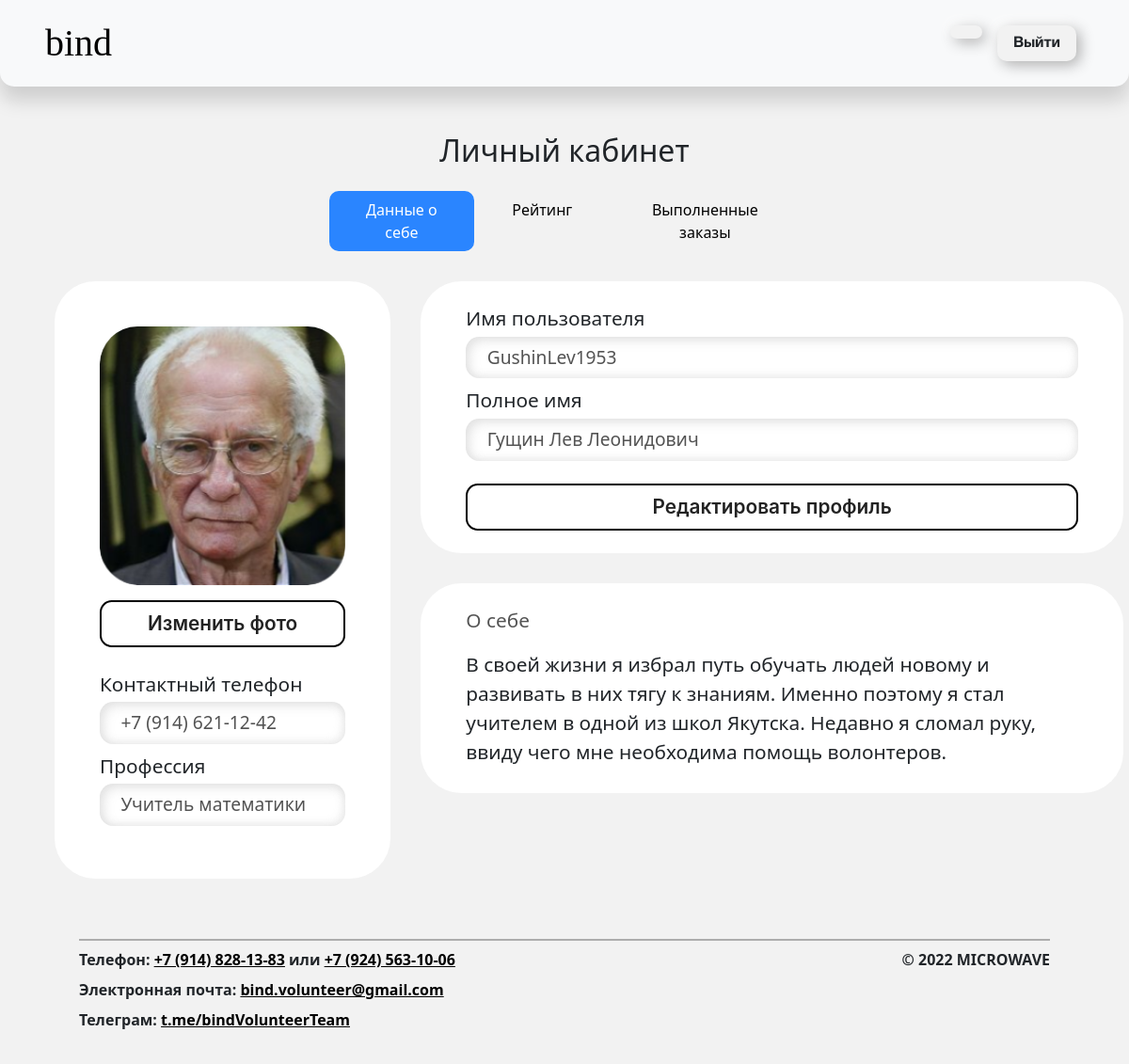
Screenshot of /cabinet/volunteers_info.php?id=2 with the database file from the repository.
### tables this page shows
CREATE TABLE `users` (
  `idUser` int(11) NOT NULL,
  `login` varchar(64) NOT NULL,
  `name` varchar(64) NOT NULL,
  `email` varchar(100) NOT NULL,
  `password` text NOT NULL,
  `telephone` varchar(30) NOT NULL,
  `profession` varchar(300) NOT NULL,
  `birthday` date NOT NULL COMMENT 'для вычисления возраста',
  `photo` text NOT NULL,
  `about` text NOT NULL,
  `capacity` tinyint(4) NOT NULL COMMENT 'дееспособность крч',
  `completed` int(11) NOT NULL DEFAULT '0',
  `gradeSum` int(11) NOT NULL DEFAULT '0',
  `bonuses` int(11) NOT NULL DEFAULT '0'
);

### cabinet/volunteers_info.php (the view, shortened to what this page needs)
<!DOCTYPE html>
<html>
<head>
	<link href="https://cdn.jsdelivr.net/npm/bootstrap@5.1.3/dist/css/bootstrap.min.css" rel="stylesheet">
	<link rel="stylesheet" href="../css/style.css">
	<link rel="stylesheet" href="../css/cabinet.css">
	<link rel="stylesheet" href="../css/fonts.css">
</head>
<?php
$connect = mysqli_connect("127.0.0.1","mysql","","bind_mpit");
$users_query = mysqli_query($connect,'SELECT * FROM users WHERE idUser="'.$_GET["id"].'"');
$user = $users_query->fetch_assoc();
?>
<body>
<header class="navbar navbar-expand-md fixed-top bg-light">
	<div class="container-fluid py-2 px-5 text-black-50">
		<div class="col-5">
			<a class="maisonBold" href="../index.php?id=<?php echo $_GET['id'] ?>" style="font-size: 2.5rem">bind</a>
		</div>
  		<div class="col-7">
    		<a href="../main.php"><button type="button" class="btn btn-default pos-right mx-2 px-3" href="#">Выйти</button></a>
    		<a href="../cabinet/volunteers_info.php"><button type="button" class="btn btn-default pos-right mx-2 px-3" href="#"><span class="iconify" data-icon="eva:person-outline" style=""></span></button></a>
  		</div>
	</div>
</header>
<main>
<div class="container-lg text-center pt-5">
	<h2 class="">Личный кабинет</h2>
	<div class="d-flex text-center mx-auto categories mt-4" style="width: 533px;">
		<p class="py-2 px-4 ml-3 active ml-auto">Данные о себе</p>
		<a href="../cabinet/volunteers_rate.php?id=<?php echo $_GET['id'] ?>" class="text-decoration-none"><p class="py-2 px-4 mx-3 mr-auto">Рейтинг</p></a>
		<a href="../cabinet/volunteers_done.php?id=<?php echo $_GET['id'] ?>" class="text-decoration-none"><p class="py-2 px-4 mr-3 mr-auto">Выполненные заказы</p></a>
	</div>
	<div class="row mx-auto" style="width: 73rem">
		<div class="col-4 p-3">
			<div class="back p-5" style="">
				<img src="<?php if ($user["photo"]=='') { echo "../img/no_avatar.jpg";} else { echo $user["photo"];}?>" >
				<button class="btn-black-inline mt-3">Изменить фото</button>
				<form class="mt-4">
					<p>Контактный телефон</p>
					<input type="text" name="telephone" placeholder="" class="mb-2 volunteer" value="<?php echo $user["telephone"] ?>" disabled="true"/>
					<p>Профессия</p>
					<input type="text" name="profession" placeholder="" class="mb-2 volunteer" value="<?php echo $user["profession"] ?>" disabled="true"/>
				</form>
			</div>
		</div>
		<div class="col-8 p-3">
			<form class="">
				<div class="back px-5 py-4" style="">
					<p>Имя пользователя</p>
					<input type="text" name="login" placeholder="" class="mb-2 volunteer" value="<?php echo $user["login"] ?>" disabled="true"/>
					<p>Полное имя</p>
					<input type="text" name="name" placeholder="" class="mb-2 volunteer" value="<?php echo $user["name"] ?>" disabled="true"/>
					<input type="submit" name="" class="btn-black-inline mt-3" value="Редактировать профиль">
				</div>
				<div class="back px-5 py-4" style="margin-top: 2rem;">
					<p style="color: #535353;">О себе</p>
					<p class="mt-3"><?php echo $user["about"] ?></p>
				</div>
			</form>
		</div>
	</div>
</div>
</main>
<footer>
	<div class="margT">
	</div>
	<div class="base d-flex pt-2">
		<div>
			<p class="mb-2"><b class="MaisonNeueBold">Телефон: <a href="">+7 (914) 828-13-83</a> или <a href="">+7 (924) 563-10-06</a></b></p>
			<p class="mb-2"><b class="MaisonNeueBold">Электронная почта: <a href="">bind.volunteer@gmail.com</a></b></p>
			<p class="mb-2"><b class="MaisonNeueBold">Телеграм: <a href="">t.me/bindVolunteerTeam</a></b></p>
		</div>
		<div class="pos-right">
			<p class="mb-2"><b class="MaisonNeueBold">© 2022 MICROWAVE</b></p>
		</div>
	</div>
</footer>
</body>
</html>

### css/style.css (style rules this page uses)
body { margin: 0; padding: 0; scroll-behavior: smooth; overflow-x:hidden; overflow-y: scroll; background-color: #F2F2F2; }
main { margin-top: 5.8rem; }
a { color: black; }
.d-flex { display: flex; }
.text-center { text-align: center; }
.ml-3 { margin-left: 1rem !important; }
.mr-3 { margin-right: 1rem !important; }
.pos-right { text-align: right; float: right; margin-left: auto; }
.maisonBold { font-family: MaisonNeueBold !important; }
header { padding: 0; background-color: #F1F1F1; box-shadow: 0px 15px 20px rgba(0, 0, 0, 0.15); border-radius: 0 0 15px 15px; }
header a, button { font-family: HelveticaNeueBold, Roboto, Arial, sans-serif; text-decoration: none; }
.btn-default { background: #F2F2F2; box-shadow: 4px 4px 15px rgba(0, 0, 0, 0.3), -4px -4px 15px #FFFFFF; border-radius: 10px; }
footer { height: 12rem; padding: 0 7% 0 7%; }
footer .margT { height: 25%; }
footer .base { border-top: 2px solid #ADADAD; }
.btn-black-inline { background-color: #FFFFFF; border: 1px solid #222222; border-radius: 8px; box-sizing: border-box; color: #222222; cursor: pointer; display: inline-block; font-family: Circular,-apple-system,BlinkMacSystemFont,Roboto,"Helvetica Neue",sans-serif; font-size: 16px; font-weight: 600; line-height: 20px; margin: 0; outline: none; padding: 13px 23px; position: relative; text-align: center; text-decoration: none; touch-action: manipulation; transition: box-shadow .2s,-ms-transform .1s,-webkit-transform .1s,transform .1s; user-select: none; -webkit-user-select: none; width: auto; }

### css/cabinet.css (style rules this page uses)
.categories p { border: none; border-radius: 10px; }
.categories .active { background-color: #2A85FF; color: white; }
.back { background-color: #FFF; border-radius: 2.7rem; text-align: left; }
.back img { border-radius: 2.5rem; width: 100%; }
.back button, input[type=submit] { width: 100%; border-radius: 0.8rem; border: 2px solid black; font-size: 1.3rem; }
form input, .likeInput { word-break: break-all; text-align: left; background-color: #EBEBEB; font-size: 1.2rem; border-radius: 0.9rem; border: none; width: 100%; color: #535353; padding: 0.5rem 1.4rem; }
form input[class='mb-2 volunteer'],input[class='volunteer'] { word-break: break-all; background-color: transparent; box-shadow: inset 4px 4px 12px rgba(161, 161, 161, 0.3), inset -3px -3px 9px rgba(204, 204, 204, 0.3); }
.back p { font-size: 1.3rem; margin-bottom: 0.2rem; }

### rows the page displays
users: photo (picture), telephone "+7 (914) 621-12-42", profession "Учитель математики", login "GushinLev1953", name "Гущин Лев Леонидович", about "В своей жизни я избрал путь обучать людей новому и развивать в них тягу к знаниям. Именно поэтому я стал учителем в одной из школ Якутска. Недавно я сломал руку, ввиду чего мне необходима помощь волонтеров."
